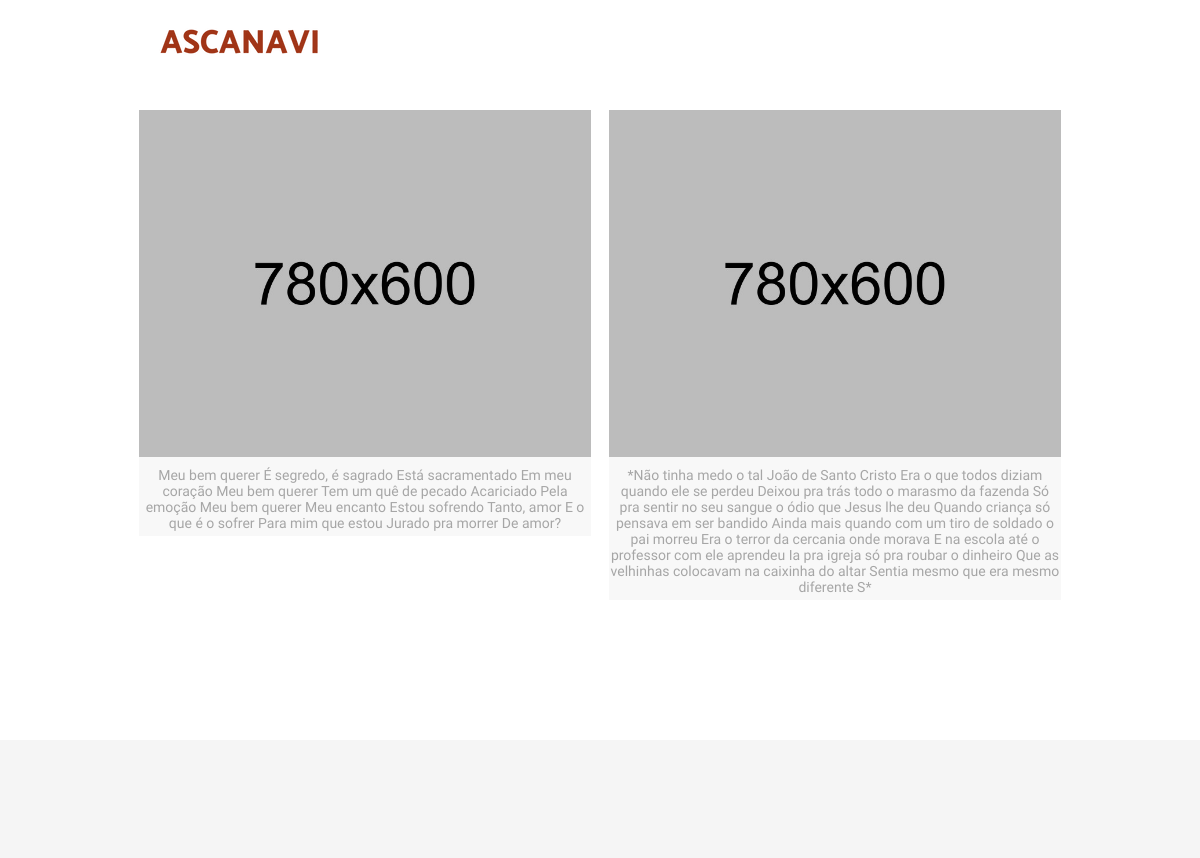
The page /memorias (upper part) on the database as committed earlier.
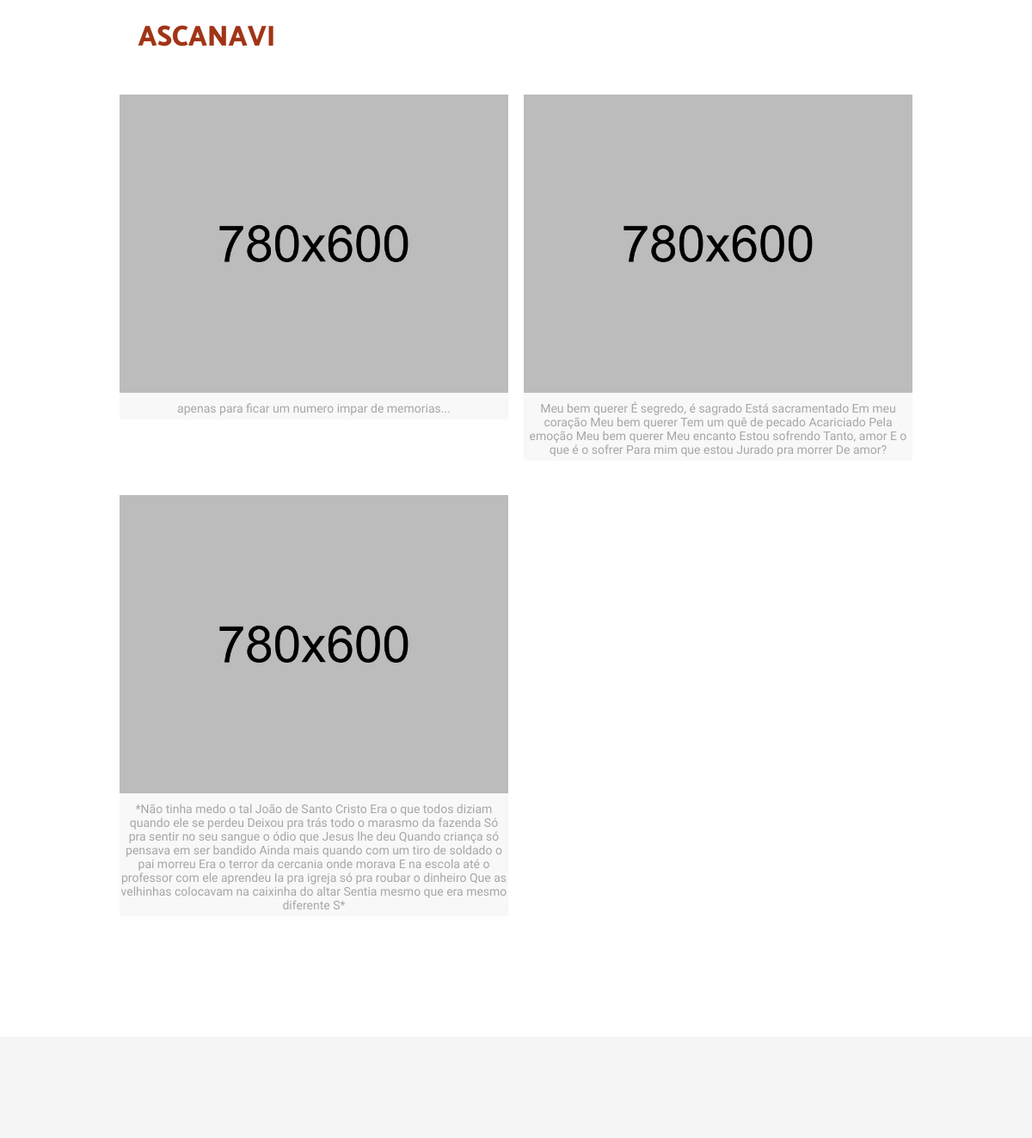
The same page on the database as committed later.
### core/models.py (models this page shows, shortened)
class Memoria(models.Model):
    data      = models.DateField(auto_now=True)
    descricao = models.TextField(max_length=500, verbose_name='descrição')
    imagem    = ResizedImageField(size=[780,600], upload_to='memorias')
    class Meta:
        verbose_name = 'memória'

### core/views.py (the view)
# urls.py: url(r'^memorias', memorias, name='memorias'),
def memorias(request):
    try:
        itens = Memoria.objects.order_by('-data')
    except Memoria.DoesNotExist:
        itens = None
    context = {'itens': itens}
    return render(request, 'memorias.html', context)

### core/context_processors.py (called while the page is built)
def contato(request):
    from core.models import Contato
    try:
        contato = Contato.objects.latest('id')
    except Contato.DoesNotExist:
        contato = None
    return {
        'contato': contato,
    }

### templates/memorias.html (shortened to what this page needs)
{% load static %}
<!DOCTYPE html>
<html class="no-js">
<head>
    <link rel='stylesheet' href="{% static 'core/css/global.css' %}">
    <link rel='stylesheet' href="{% static 'core/css/structure.css' %}">
    <link rel='stylesheet' href="{% static 'core/css/home.css' %}">
    <link rel='stylesheet' href="{% static 'core/css/custom.css' %}">
</head>
<body class="color-custom style-simple layout-full-width nice-scroll-on button-flat if-zoom if-border-hide single-template-builder hide-love header-classic minimalist-header-no sticky-header sticky-tb-color ab-hide subheader-both-center menu-link-color menuo-no-borders menuo-right mobile-tb-left mobile-side-slide mobile-mini-mr-lc mobile-header-mini mobile-sticky">
    <div id="Wrapper">
        {% include 'header.html' %}
        <div id="Content" class="no-padding">
            <div class="content_wrapper clearfix">
                <div class="sections_group">
                    <div class="section mcb-section" style="/*padding-top:120px;*/ padding-bottom:100px;">
                        <div class="section_wrapper mcb-section-inner">
                            <div class="wrap mcb-wrap one  valign-top clearfix">
                                <div class="mcb-wrap-inner">
                                    {% if itens %}
                                        {% for i in itens %}
                                            <div class="column mcb-column one-second column_image ">
                                                <div class="image_frame image_item scale-with-grid aligncenter no_border">
                                                    <div class="image_wrapper">
                                                        <a href="{% static 'core/images/home_home_productdetails4.jpg' %}" rel="prettyphoto">
                                                            <div class="mask"></div><img class="scale-with-grid" src="{% static 'core/images/home_home_productdetails4.jpg' %}" alt="" width="780" height="600" />
                                                        </a>
                                                    </div>
                                                </div>
                                            <p class="wp-caption-text">
                                                {{ i.descricao }}
                                            </p>
                                            </div>
                                        {% endfor %}
                                    {% endif %}
                                </div>
                            </div>
                        </div>
                    </div>
                </div>
            </div>
        </div>
        {% include 'footer.html' %}
    </div>
</body>
</html>

Rows that differ between the two databases and show on the page:
added Memoria: descricao "apenas para ficar um numero impar de memorias..."
